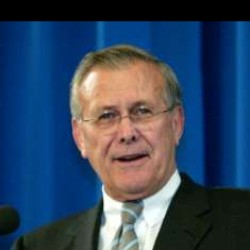
#> input picture final_work/realHuman/Donald_Rumsfeld/Donald_Rumsfeld_0003.jpg, 250 x 250 px
$ python final_work_ver4.py
#> lines starting #> are read from the running program, lines starting #| are printed output that depends on the picture
import os
import cv2
import numpy as np
from sklearn.model_selection import train_test_split
from sklearn.svm import LinearSVC
from sklearn.metrics import accuracy_score, classification_report
from sklearn.pipeline import Pipeline
from sklearn.preprocessing import StandardScaler

X = []
y = []
folder_path = "./final_work/realHuman"
cascade_path = '/Users/apple/project/recognition/haarcascade/opencv/data/haarcascades/haarcascade_frontalface_default.xml'

def get_subfolder_info(folder_path):
#> called with folder_path = './final_work/realHuman'
    subfolders_info = []
    for e in os.scandir(folder_path):
        subfolders_info.append((e.name, e.path))
#> pass 2 of the loop in get_subfolder_info, `for e in os.scandir(folder_path):`:
    return subfolders_info

subfolder_info = get_subfolder_info(folder_path)
cascade = cv2.CascadeClassifier(cascade_path)

for name, path in subfolder_info:
    for root, d , files in os.walk(path):
        for file in files:
            if file.endswith(".jpg"):
                image_path = os.path.join(root, file)
                image = cv2.imread(image_path, cv2.IMREAD_GRAYSCALE)
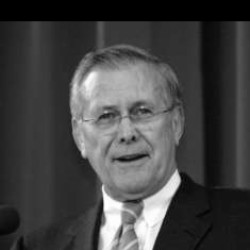
#> image: shape (250, 250); min 0, max 255, mean 67.8
                faces = cascade.detectMultiScale(image)
#> faces = [[66, 66, 122, 122]]
                for (x1, y1, w1, h1) in faces:
                    face = image[y1:y1+h1, x1:x1+w1]
#> this loop made 1 pass
#> pass 1, `face = image[y1:y1+h1, x1:x1+w1]`:
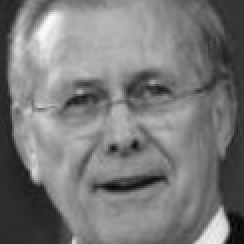
#> face: shape (122, 122) (shown 2 times larger); min 1, max 252, mean 121.2
                face = cv2.resize(face, (64, 64))
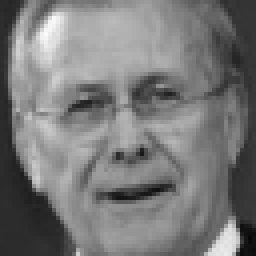
#> face: shape (64, 64) (shown 4 times larger); min 6, max 250, mean 121.1
                X.append(face.flatten())
                y.append(name)
#> pass 2 of the loop `for name, path in subfolder_info:`:
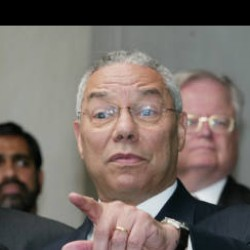
#> input picture final_work/realHuman/Colin_Powell/Colin_Powell_0011.jpg, 250 x 250 px
#> `image = cv2.imread(image_path, cv2.IMREAD_GRAYSCALE)`:
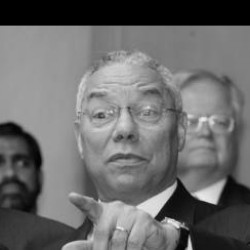
#> image: shape (250, 250); min 0, max 245, mean 107.2
#> faces = [[64, 62, 121, 121]]
#> the loop `for (x1, y1, w1, h1) in faces:` made 1 pass
#> pass 1, `face = image[y1:y1+h1, x1:x1+w1]`:
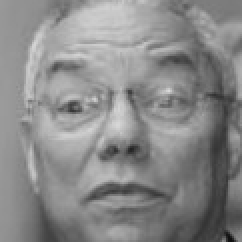
#> face: shape (121, 121) (shown 2 times larger); min 13, max 218, mean 136.8

X = np.array(X)
y = np.array(y)

# データを学習データとテストデータに分割
X_train, X_test, y_train, y_test = train_test_split(X, y, test_size=0.2)

# 学習
svm = Pipeline([('scaler', StandardScaler()), ('linear_svc', LinearSVC(C=17, loss='hinge', max_iter=100000))])
svm.fit(X_train, y_train)

# テスト
y_pred = svm.predict(X_test)

print("正解率:", accuracy_score(y_test, y_pred))
print("適合率(precision)，再現率(recall)，F1スコア，正解率(accuracy)")
print(classification_report(y_test, y_pred))

from sklearn.metrics import confusion_matrix
print("混同行列")
print(confusion_matrix(y_test, y_pred))
